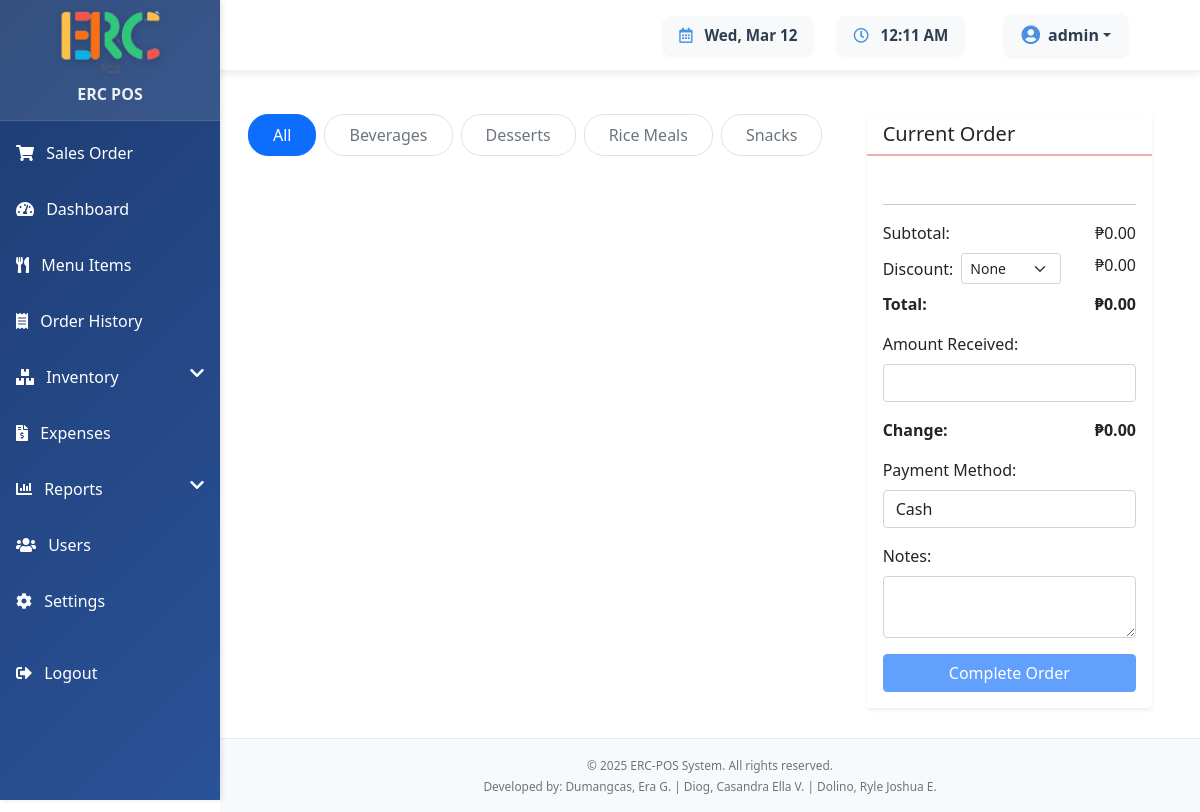
The page / (signed in) on the database its author committed.
### tables this page shows
CREATE TABLE categories (
    id INT PRIMARY KEY AUTO_INCREMENT,
    name VARCHAR(50) NOT NULL,
    created_at TIMESTAMP DEFAULT CURRENT_TIMESTAMP,
    created_by INT,
    FOREIGN KEY (created_by) REFERENCES users(id)
);

### index.php (the view, shortened to what this page needs)
<?php
include 'static/templates/header.php';
$stmt = $conn->prepare("
    SELECT * FROM categories
    ORDER BY name ASC
");
$stmt->execute();
$categories = $stmt->fetchAll();
?>
<div class="container-fluid px-4">
    <div class="row">
        <div class="col-lg-8">
            <div class="category-tabs mt-4">
                <ul class="nav nav-pills mb-4" id="menuTabs" role="tablist">
                    <li class="nav-item" role="presentation">
                        <button class="nav-link active" data-bs-toggle="pill" data-bs-target="#all" type="button">
                            All
                        </button>
                    </li>
                    <?php foreach ($categories as $category): ?>
                        <li class="nav-item" role="presentation">
                            <button class="nav-link" data-bs-toggle="pill" data-bs-target="#category<?php echo $category['id']; ?>" type="button">
                                <?php echo htmlspecialchars($category['name']); ?>
                            </button>
                        </li>
                    <?php endforeach; ?>
                </ul>
            </div>
        </div>
        <div class="col-lg-4">
            <div class="card mt-4 order-form">
                <div class="card-header">
                    <h5 class="mb-0">Current Order</h5>
                </div>
                <div class="card-body">
                    <div class="order-items-list mb-3">
                    </div>
                    <hr>
                    <div class="calculations">
                        <div class="d-flex justify-content-between mb-2">
                            <span>Subtotal:</span>
                            <span class="subtotal">₱0.00</span>
                        </div>
                        <div class="d-flex justify-content-between mb-2">
                            <div class="d-flex align-items-center">
                                <span>Discount:</span>
                                <select class="form-select form-select-sm ms-2 discount-type" style="width: 100px;">
                                    <option value="0">None</option>
                                </select>
                            </div>
                            <span class="discount-amount">₱0.00</span>
                        </div>
                        <div class="d-flex justify-content-between mb-3">
                            <strong>Total:</strong>
                            <strong class="total">₱0.00</strong>
                        </div>
                        <div class="mb-3">
                            <label class="form-label">Amount Received:</label>
                            <input type="number" class="form-control amount-received" min="0" step="0.01">
                        </div>
                        <div class="d-flex justify-content-between mb-3">
                            <strong>Change:</strong>
                            <strong class="change">₱0.00</strong>
                        </div>
                        <div class="mb-3">
                            <label class="form-label">Payment Method:</label>
                            <select class="form-control payment-method">
                                <option value="cash">Cash</option>
                            </select>
                        </div>
                        <div class="mb-3">
                            <label class="form-label">Notes:</label>
                            <textarea class="form-control order-notes" rows="2"></textarea>
                        </div>
                        <button class="btn btn-primary w-100 complete-order-btn" disabled>
                            Complete Order
                        </button>
                    </div>
                </div>
            </div>
        </div>
    </div>
</div>
<?php include 'static/templates/footer.php'; ?>

### assets/css/style.css (style rules this page uses)
:root { --primary-color: #D2665; --secondary-color: #F2AEAE; --accent-color: #9B1DA6; --highlight-color: #FF9D25; }
.card { border: none; box-shadow: 0 0.125rem 0.25rem rgba(0, 0, 0, 0.075); transition: transform 0.2s; margin-bottom: 1.5rem; }
.card-header { background-color: white; border-bottom: 2px solid var(--secondary-color); }
.btn { font-weight: 500; }
.btn-primary { background-color: #007bff; border-color: #007bff; }

### static/templates/sidebar.php (style rules this page uses)
.nav-link { color: rgba(255, 255, 255, 0.85); padding: 0.7rem 1rem; transition: all 0.3s ease; background: transparent; }
.nav-link.active { color: #fff; background: rgba(255, 255, 255, 0.2); border-left: 3px solid #fff; }

### index.php (style rules this page uses)
.category-tabs .nav-pills .nav-link { color: #6c757d; background: none; border: 1px solid #dee2e6; margin-right: 0.5rem; border-radius: 20px; padding: 0.5rem 1.5rem; }
.category-tabs .nav-pills .nav-link.active { color: #fff; background-color: #0d6efd; border-color: #0d6efd; }
.order-form { position: sticky; top: 1rem; }
.order-items-list { max-height: 400px; overflow-y: auto; }
.order-items-list { background-color: #fff; border-radius: 0.25rem; padding: 0.5rem; }

### rows shown on the page
categories: name "Beverages"
categories: name "Desserts"
categories: name "Rice Meals"
categories: name "Snacks"

### other values the page prints
$_SESSION['username'] "admin"
